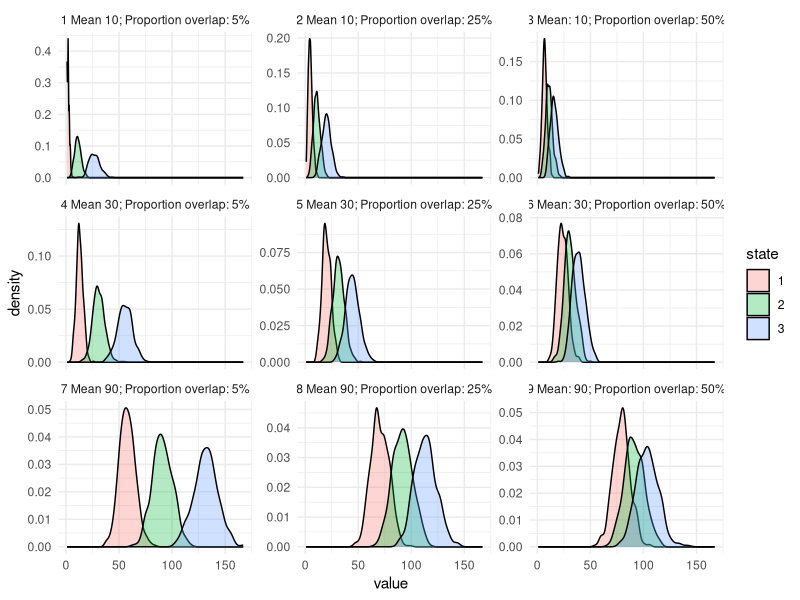

The R source for this figure:
#function integrating the area under charts
check_ov<-function(a,b){
  # by the above formula
c = floor((b-a)/(log(b)-log(a)))
value=ppois(c,b)  + 1 - ppois(c,a)
return(value)
}

#5%
check_ov(1,10) #~2%
check_ov(10,26) #~5%
#25%
check_ov(4,10) #~24%
check_ov(10,19)#~24%
#50%
check_ov(6,10) #~48%
check_ov(10,15) #~48%

#5%
check_ov(12,30) #~4.3%
check_ov(30,55) #~5.2%
#25%
check_ov(19,30) #26%
check_ov(30,44) # 25%
#50%
check_ov(23,30) #50%
check_ov(30,38) #49%

#5%
check_ov(57,90)
check_ov(90,131)
#25%
check_ov(70,90) #24%
check_ov(90,113)
#50%
check_ov(78,90) #51
check_ov(90,103) #50


library(ggplot2)
library(tidyverse)

#Dwell time distribution
#Based on the approximate overlap of 5%, 25% and 50%
dwell_assumed<-data.frame(mean=c(rep(10,3),rep(30,3),rep(90,3)),prop_diff=rep(c("5% overlap","25% overlap","50% overlap"),3),state1=c(1,4,6,12,19,23,57,70,78),state2=c(10,10,10,30,30,30,90,90,90),state3=c(26,19,15,55,44,38,131,113,103))

##### PLOT ####
##for the purposes of plotting the data
dwell_assumed_data1<-data.frame(scenario=c(rep("1 Mean 10; Proportion overlap: 5%",1500),rep("2 Mean 10; Proportion overlap: 25%",1500),rep( "3 Mean: 10; Proportion overlap: 50%",1500)),state=rep(c(rep(1,500),rep(2,500),rep(3,500)),3),value=NA)
dwell_assumed_data2<-data.frame(scenario=c(rep("4 Mean 30; Proportion overlap: 5%",1500),rep("5 Mean 30; Proportion overlap: 25%",1500),rep("6 Mean: 30; Proportion overlap: 50%",1500)),state=rep(c(rep(1,500),rep(2,500),rep(3,500)),3),value=NA)
dwell_assumed_data3<-data.frame(scenario=c(rep("7 Mean 90; Proportion overlap: 5%",1500),rep("8 Mean 90; Proportion overlap: 25%",1500),rep("9 Mean: 90; Proportion overlap: 50%",1500)),state=rep(c(rep(1,500),rep(2,500),rep(3,500)),3),value=NA)
dwell_assumed_data<-rbind(dwell_assumed_data1,dwell_assumed_data2,dwell_assumed_data3)
for(i in 1:9){
  dwell_assumed_data$value[(i*1500-1500+1):(i*1500)]<-c(rpois(500,lambda = dwell_assumed[i,3]),rpois(500,lambda = dwell_assumed[i,4]),rpois(500,lambda = dwell_assumed[i,5]))+1
}
#plot the data
neworder <- c("Mean 10; Proportion overlap: 5%","Mean 10; Proportion overlap: 25%","Mean: 10; Proportion overlap: 50%","Mean 30; Proportion overlap: 5%","Mean 30; Proportion overlap: 25%","Mean: 30; Proportion overlap: 50%","Mean 90; Proportion overlap: 5%","Mean 90; Proportion overlap: 25%","Mean: 90; Proportion overlap: 50%")
dwell_assumed_data$state<-as.factor(dwell_assumed_data$state)
dwell_assumed_data$scenario<-as.factor(dwell_assumed_data$scenario)
dwell_assumed_data<-dwell_assumed_data %>% arrange(mutate(dwell_assumed_data,
                                      scenario=factor(scenario,levels=neworder)),scenario)
#plot
dwell_assumed_data%>% ggplot(., aes(x=value,group=state,fill=state)) + geom_density(alpha=.3)+facet_wrap(~scenario,nrow =3 ,scales = "free_y")+theme_minimal()

